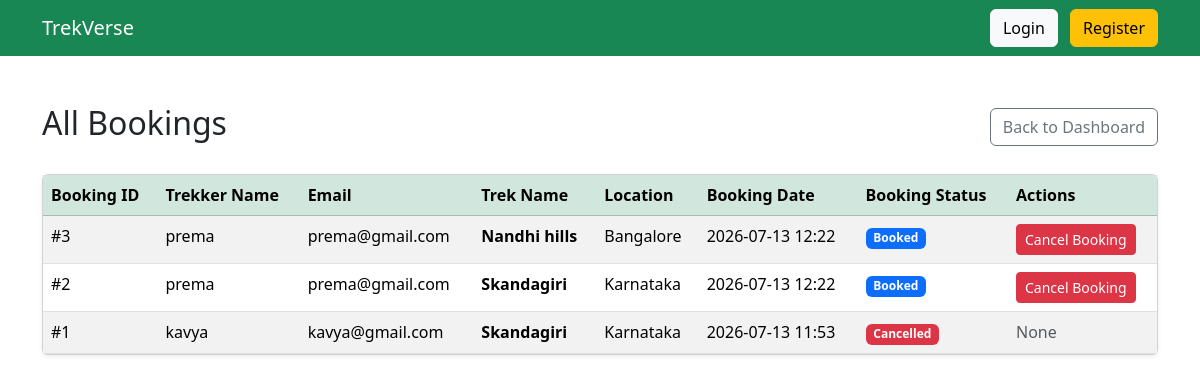
Screenshot of /admin/bookings (signed in) with the database file from the repository.
### models.py (models this page shows)
class Booking(db.Model):
    __tablename__ = "bookings"
    id = db.Column(db.Integer, primary_key=True)
    booking_date = db.Column(
        db.DateTime,
        default=datetime.utcnow
    )
    status = db.Column(
        db.String(20),
        default="Booked"
    )
    user_id = db.Column(
        db.Integer,
        db.ForeignKey("users.id"),
        nullable=False
    )
    trek_id = db.Column(
        db.Integer,
        db.ForeignKey("treks.id"),
        nullable=False
    )

class User(db.Model):
    __tablename__ = "users"
    id = db.Column(db.Integer, primary_key=True)
    name = db.Column(db.String(100), nullable=False)
    email = db.Column(db.String(120), unique=True, nullable=False)
    password = db.Column(db.String(255), nullable=False)
    phone = db.Column(db.String(15))
    role = db.Column(db.String(20), nullable=False)
    approved = db.Column(db.Boolean, default=False)
    blacklisted = db.Column(db.Boolean, default=False)
    experience_years = db.Column(db.Integer, default=0)
    skills = db.Column(db.String(255), default="")
    bio = db.Column(db.Text, default="")
    created_at = db.Column(db.DateTime, default=datetime.utcnow)
    managed_treks = db.relationship(
        "Trek",
        backref="staff",
        lazy=True
    )
    bookings = db.relationship(
        "Booking",
        backref="user",
        lazy=True
    )

class Trek(db.Model):
    __tablename__ = "treks"
    id = db.Column(db.Integer, primary_key=True)
    name = db.Column(db.String(100), nullable=False)
    location = db.Column(db.String(100), nullable=False)
    difficulty = db.Column(db.String(20), nullable=False)
    duration = db.Column(db.Integer, nullable=False)
    available_slots = db.Column(db.Integer, nullable=False)
    status = db.Column(db.String(20), default="Pending")
    start_date = db.Column(db.Date)
    end_date = db.Column(db.Date)
    description = db.Column(db.Text)
    staff_id = db.Column(
        db.Integer,
        db.ForeignKey("users.id")
    )
    created_at = db.Column(
        db.DateTime,
        default=datetime.utcnow
    )
    bookings = db.relationship(
        "Booking",
        backref="trek",
        lazy=True
    )

### routes.py (the view)
    @app.route("/admin/bookings")
    def admin_bookings():
        if "user_id" not in session or session["role"] != "admin":
            return "Access Denied"
        bookings = Booking.query.order_by(Booking.booking_date.desc()).all()
        return render_template("admin/bookings.html", bookings=bookings)

### templates/admin/bookings.html
{% extends "base.html" %}
{% block content %}
<div class="d-flex justify-content-between align-items-center mb-4">
    <h2>All Bookings</h2>
    <a href="/admin/dashboard" class="btn btn-outline-secondary">Back to Dashboard</a>
</div>
<div class="card shadow-sm">
    <div class="card-body p-0">
        <table class="table table-striped table-hover mb-0">
            <thead class="table-success">
                <tr>
                    <th>Booking ID</th>
                    <th>Trekker Name</th>
                    <th>Email</th>
                    <th>Trek Name</th>
                    <th>Location</th>
                    <th>Booking Date</th>
                    <th>Booking Status</th>
                    <th>Actions</th>
                </tr>
            </thead>
            <tbody>
                {% for booking in bookings %}
                <tr>
                    <td>#{{ booking.id }}</td>
                    <td>{{ booking.user.name }}</td>
                    <td>{{ booking.user.email }}</td>
                    <td><strong>{{ booking.trek.name }}</strong></td>
                    <td>{{ booking.trek.location }}</td>
                    <td>{{ booking.booking_date.strftime('%Y-%m-%d %H:%M') }}</td>
                    <td>
                        <span class="badge {% if booking.status == 'Booked' %}bg-primary{% elif booking.status == 'Completed' %}bg-success{% else %}bg-danger{% endif %}">
                            {{ booking.status }}
                        </span>
                    </td>
                    <td>
                        {% if booking.status == 'Booked' %}
                        <form action="/admin/booking/cancel/{{ booking.id }}?from=admin" method="POST" class="d-inline" onsubmit="return confirm('Are you sure you want to cancel this booking?');">
                            <button type="submit" class="btn btn-sm btn-danger">Cancel Booking</button>
                        </form>
                        {% else %}
                        <span class="text-muted">None</span>
                        {% endif %}
                    </td>
                </tr>
                {% else %}
                <tr>
                    <td colspan="8" class="text-center py-4">No bookings found.</td>
                </tr>
                {% endfor %}
            </tbody>
        </table>
    </div>
</div>
{% endblock %}

### rows the page displays
Booking: id "3", user.name "prema", user.email "prema@gmail.com", trek.name "Nandhi hills", trek.location "Bangalore", booking_date "2026-07-13 12:22", status "Booked"
Booking: id "2", user.name "prema", user.email "prema@gmail.com", trek.name "Skandagiri", trek.location "Karnataka", booking_date "2026-07-13 12:22", status "Booked"
Booking: id "1", user.name "kavya", user.email "kavya@gmail.com", trek.name "Skandagiri", trek.location "Karnataka", booking_date "2026-07-13 11:53", status "Cancelled", shows "None"
